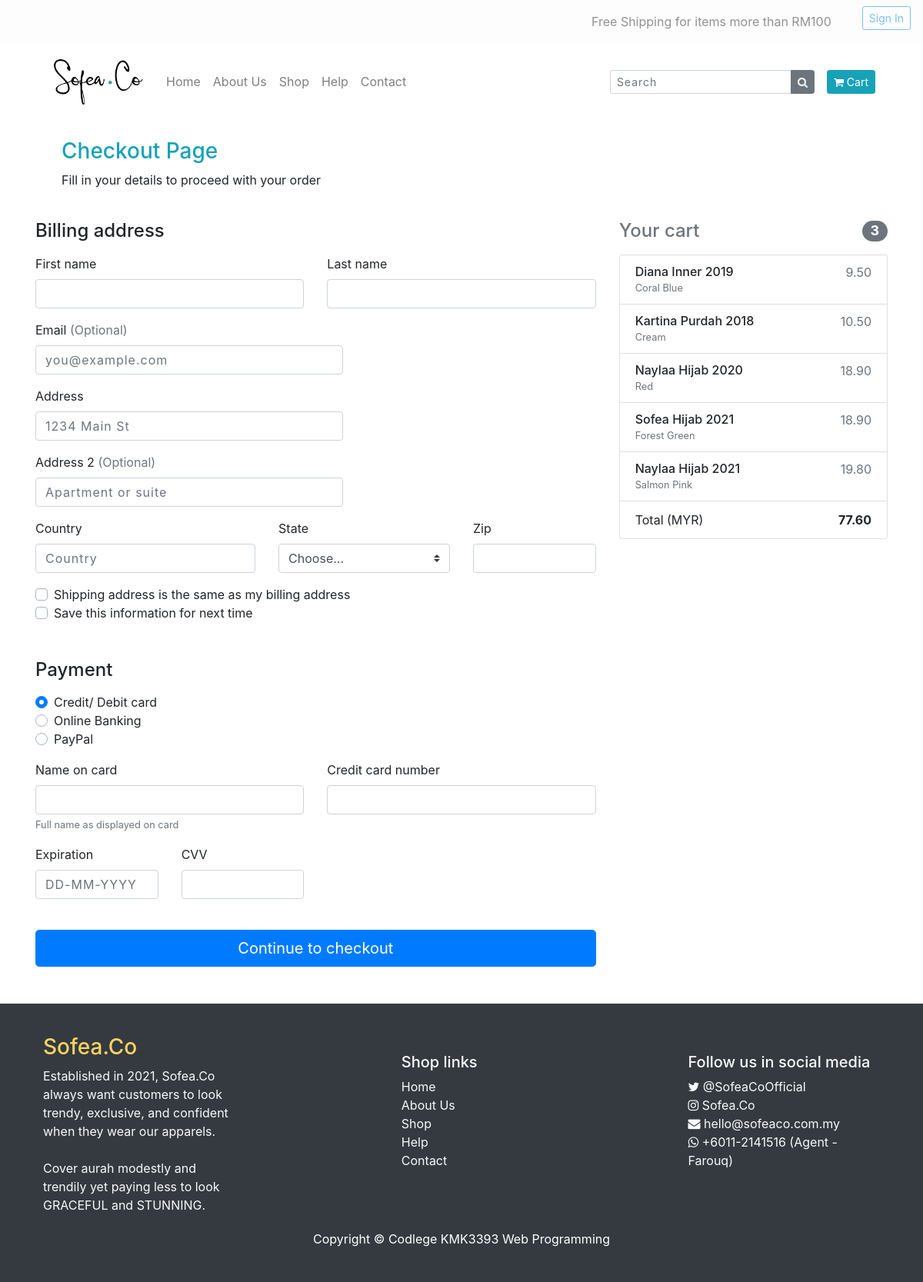
The page /checkout.php on the database its author committed.
### tables this page shows
CREATE TABLE `cart` (
  `id` int(11) NOT NULL,
  `cimg` text NOT NULL,
  `cname` varchar(200) NOT NULL,
  `cdesc` text NOT NULL,
  `cprice` decimal(10,2) NOT NULL,
  `cqty` int(11) NOT NULL,
  `total_price` decimal(10,2) NOT NULL
);

### checkout.php (the view, shortened to what this page needs)
<!DOCTYPE html>
<html lang="en">
<head>
  <link href="vendor/bootstrap/css/bootstrap.min.css" rel="stylesheet">
  <link href="css/shop-homepage.css" rel="stylesheet">
  <link href="https://maxcdn.bootstrapcdn.com/font-awesome/4.7.0/css/font-awesome.min.css" rel="stylesheet">
</head>
<body>
 <div class="search-bar">
  <div class="container">
<nav class="navbar navbar-expand-sm bg-white navbar-light">
  <a class="navbar-brand" href="#">
    <img src="img/logo.png" alt="Sofea.Co" style="width:130px;">
  </a>
  <ul class="navbar-nav">
    <li class="nav-item">
      <a class="nav-link" href="home.php">Home</a>
    </li>
    <li class="nav-item">
            <a class="nav-link" href="About Us.html">About Us</a>
          </li>
          <li class="nav-item">
            <a class="nav-link" href="shop.php">Shop</a>
          </li>
          <li class="nav-item">
            <a class="nav-link" href="Help.html">Help</a>
          </li>
		<li class="nav-item">
            <a class="nav-link" href="Contact Us.html">Contact</a>
        </li>
  </ul>
            <form class="form-inline my-2 my-lg-0 ml-auto" action="">
                <div class="input-group input-group-sm">
                    <input type="text" class="form-control" aria-label="Small" aria-describedby="inputGroup-sizing-sm" placeholder="Search">
                    <div class="input-group-append">
                        <button type="button" class="btn btn-secondary btn-number">
                            <i class="fa fa-search"></i>
                        </button>
                    </div>
                </div>
                <a class="btn btn-info btn-sm ml-3" href="cart.html">
                    <i class="fa fa-shopping-cart"></i> Cart
                </a>
            </form>
		</div>
</div>
  <nav class="navbar navbar-expand-lg fixed-top transparent" id="nav1">
        <ul class="navbar-nav ml-auto">
		<span class="navbar-text">
		  Free Shipping for items more than RM100
		</span>
          <li class="nav-item ">
            <button type="button" class="btn btn-sm btn-outline-primary justify-content-center">Sign In</button>
          </li>
		</ul>
  </nav>
<br>
<h3 class="text-info"style="padding-left: 80px;">Checkout Page</h3>
<p style="padding-left: 80px;">Fill in your details to proceed with your order</p><br>
<section id="checkout">
    <div class="container">
    <div class="row">
        <div class="col-md-4 order-md-2 mb-4">
            <h4 class="d-flex justify-content-between align-items-center mb-3">
                <span class="text-muted">Your cart</span>
                <span id="cart-item" class="badge badge-secondary badge-pill">3</span>
            </h4>
            <ul class="list-group mb-3">
            <?php
                include('config.php');
                $stmt = $con->prepare("SELECT * FROM cart");
                $stmt -> execute();
                $result = $stmt->get_result();
                $grand_total = 0;
                while($row = $result->fetch_assoc()):
                $grand_total +=$row['total_price'];
                ?>
                <li class="list-group-item d-flex justify-content-between lh-condensed">
                    <div>
                        <h6 class="my-0"><?=$row['cname'];?></h6>
                        <small class="text-muted"><?=$row['cdesc'];?></small>
                    </div>
                    <span class="text-muted"><?=$row['cprice'];?></span>
                </li>
                <?php endwhile;?>
                <li class="list-group-item d-flex justify-content-between">
                    <span>Total (MYR)</span>
                    <strong><?= number_format($grand_total, 2);?></strong>
                </li>
            </ul>
        </div>
        <div class="col-md-8 order-md-1">
            <h4 class="mb-3">Billing address</h4>
            <form action="checkout-done.html">
                <div class="row">
                    <div class="col-md-6 mb-3">
                        <label for="firstName">First name</label>
                        <input type="text" class="form-control" id="firstName" placeholder="" value="" required>
                    </div>
                    <div class="col-md-6 mb-3">
                        <label for="lastName">Last name</label>
                        <input type="text" class="form-control" id="lastName" placeholder="" value="" required>
                    </div>
                </div>
                <div class="mb-3">
                    <label for="email">Email <span class="text-muted">(Optional)</span></label>
                    <input type="email" class="form-control" id="email" placeholder="you@example.com">
                </div>
                <div class="mb-3">
                    <label for="address">Address</label>
                    <input type="text" class="form-control" id="address" placeholder="1234 Main St" required>
                </div>
                <div class="mb-3">
                    <label for="address2">Address 2 <span class="text-muted">(Optional)</span></label>
                    <input type="text" class="form-control" id="address2" placeholder="Apartment or suite">
                </div>
                <div class="row">
                    <div class="col-md-5 mb-3">
                        <label for="country">Country</label>
                        <input type="text" class="form-control w-100" id="country" placeholder="Country" required>
                    </div>
                    <div class="col-md-4 mb-3">
                        <label for="state">State</label>
                        <select class="custom-select d-block w-100" id="state" required>
                            <option value="">Choose...</option>
                        </select>
                    </div>
                    <div class="col-md-3 mb-3">
                        <label for="zip">Zip</label>
                        <input type="text" class="form-control" id="zip" placeholder="" required>
                    </div>
                </div>
                <div class="custom-control custom-checkbox">
                    <label class="custom-control-label" for="same-address">Shipping address is the same as my billing address</label>
                </div>
                <div class="custom-control custom-checkbox">
                    <label class="custom-control-label" for="save-info">Save this information for next time</label>
                </div>
                <br><br>
                <h4 class="mb-3">Payment</h4>
                <div class="d-block my-3">
                    <div class="custom-control custom-radio">
                        <label class="custom-control-label" for="credit">Credit/ Debit card</label>
                    </div>
                    <div class="custom-control custom-radio">
                        <label class="custom-control-label" for="debit">Online Banking</label>
                    </div>
                    <div class="custom-control custom-radio">
                        <label class="custom-control-label" for="paypal">PayPal</label>
                    </div>
                </div>
                <div class="row">
                    <div class="col-md-6 mb-3">
                        <label for="cc-name">Name on card</label>
                        <input type="text" class="form-control" id="cc-name" placeholder="" required>
                        <small class="text-muted">Full name as displayed on card</small>
                    </div>
                    <div class="col-md-6 mb-3">
                        <label for="cc-number">Credit card number</label>
                        <input type="text" class="form-control" id="cc-number" placeholder="" required>
                    </div>
                </div>
                <div class="row">
                    <div class="col-md-3 mb-3">
                        <label for="cc-expiration">Expiration</label>
                        <input type="text" class="form-control" id="cc-expiration" placeholder="DD-MM-YYYY" required>
                    </div>
                    <div class="col-md-3 mb-3">
                        <label for="cc-cvv">CVV</label>
                        <input type="password" class="form-control" id="cc-cvv" placeholder="" required>
                    </div>
                </div>
                <br>
                <button class="btn btn-primary btn-lg btn-block" type="submit">Continue to checkout</button>
            </form>
        </div>
        </div>
    </div>
</section><br><br>
<footer class="text-light">
    <div class="container">
        <div class="row">
            <div class="col-md-3 col-lg-4 col-xl-3">
                <h3 style ="color: #fcd362">Sofea.Co</h3>
                <p>Established in 2021, Sofea.Co always want customers to look trendy, exclusive, and confident when they wear our apparels.
				<br><br>Cover aurah modestly and trendily yet paying less to look GRACEFUL and STUNNING.</p>
            </div>
            <div class="col-md-2 col-lg-2 col-xl-2 mx-auto">
                <br><h5>Shop links</h5>
                <ul class="list-unstyled">
                    <li><a href="Home.html">Home</a></li>
                    <li><a href="About Us.html">About Us</a></li>
                    <li><a href="">Shop</a></li>
                    <li><a href="Help.html">Help</a></li>
					<li><a href="Contact Us.html">Contact</a></li>
                </ul>
            </div>
            <div class="col-md-4 col-lg-3 col-xl-3">
                <br><h5>Follow us in social media</h5>
                <ul class="list-unstyled">
                    <li><i class="fa fa-twitter"></i> @SofeaCoOfficial</li>
                    <li><i class="fa fa-instagram"></i> Sofea.Co</li>
                    <li><i class="fa fa-envelope"></i> hello@sofeaco.com.my</li>
                    <li><i class="fa fa-whatsapp"></i> +6011-2141516 (Agent - Farouq)</li>
                </ul>
            </div>
        </div>
    </div>
<div class="py-1 bg-dark">
    <div class="container">
      <p class="m-0 text-center text-white">Copyright &copy; Codlege KMK3393 Web Programming</p>
    </div>
</div>
</footer>
</body>
</html>

### css/shop-homepage.css (style rules this page uses)
body { padding-top: 56px; }
html { box-sizing: border-box; }
*, *:before, *:after { box-sizing: inherit; }
.container { padding: 0 16px; }
.container::after, .row::after { content: ""; clear: both; display: table; }
.form-control, textarea { max-width: 400px; background-color: #ffffff; color: #000; letter-spacing: 1px; }
footer { background: #343a40; padding: 40px; }
footer a { color: #f8f9fa }
#nav1 { background-color:#fcfcfc; opacity: 0.5; filter:(opacity=50); }

### checkout.php (style rules this page uses)
.lh-condensed { line-height: 1.25; }
footer { background: #343a40; padding: 40px; }
footer a { color: #f8f9fa }

### rows shown on the page
cart: cname "Diana Inner 2019", cdesc "Coral Blue", cprice "9.50"
cart: cname "Kartina Purdah 2018", cdesc "Cream", cprice "10.50"
cart: cname "Naylaa Hijab 2020", cdesc "Red", cprice "18.90"
cart: cname "Sofea Hijab 2021", cdesc "Forest Green", cprice "18.90"
cart: cname "Naylaa Hijab 2021", cdesc "Salmon Pink", cprice "19.80"

### other values the page prints
$grand_total "77.60"
